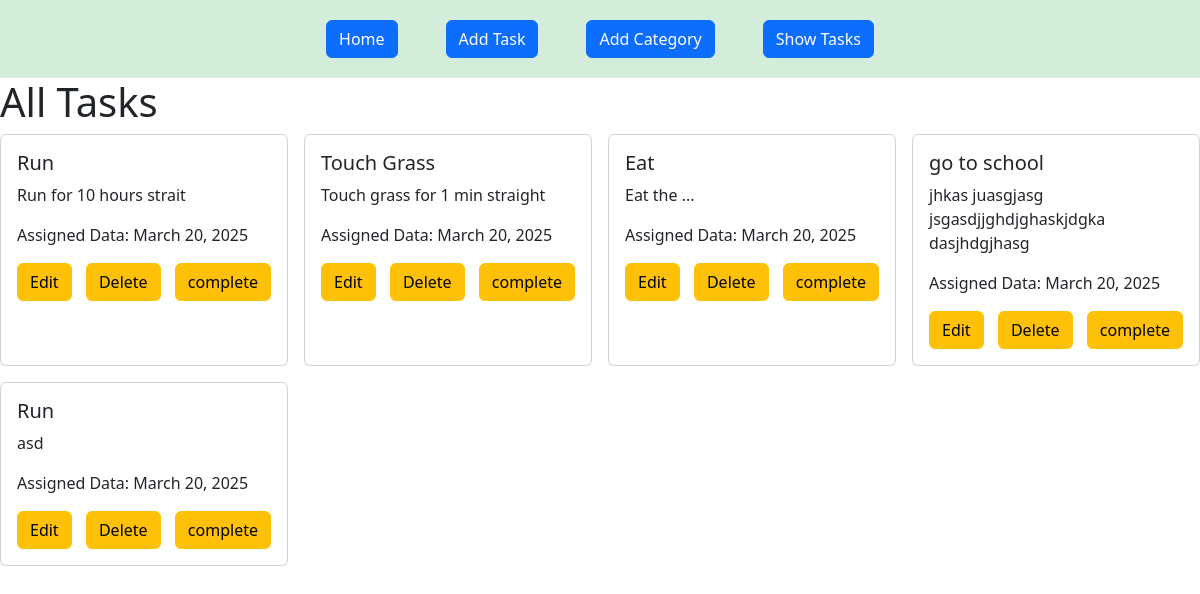
The app's page /, older data.
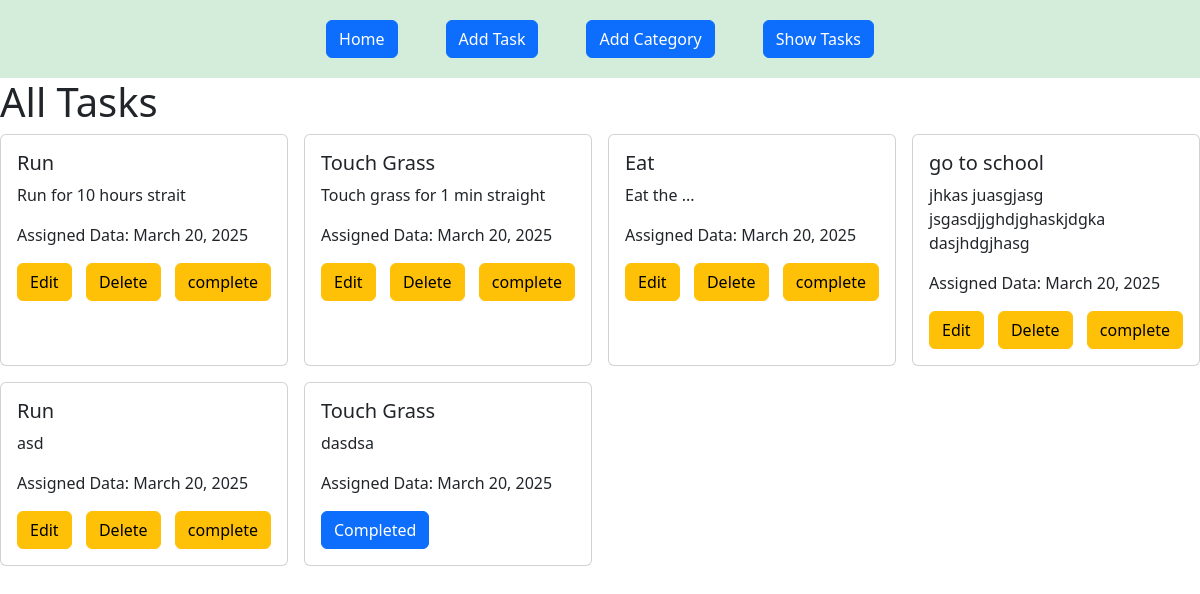
The same page, newer data.
### task/models.py (models this page shows, shortened)
class TaskModel(models.Model):
    taskTitle = models.CharField(max_length=100)
    taskDescription = models.TextField(max_length=100)
    is_Completed = models.BooleanField(default=False)
    taskAssignDate = models.DateField()

### Task_Management_System/views.py (the view)
# urls.py: 2. Add a URL to urlpatterns:  path('', views.home, name='home')
def home(request):
    all_tasks = TaskModel.objects.all()
    return render(request,'home.html',{'tasks': all_tasks})

### templates/home.html
{% extends "base.html" %}
{% block main_content %}
    <h1> All Tasks </h1>
    <div class="d-flex flex-wrap gap-3">
        {% for x in tasks %}
            <div class="card" style="width: 18rem;">
                <div class="card-body">
                <h5 class="card-title">{{x.taskTitle}}</h5>
                <p class="card-text">{{x.taskDescription}}</p>
                <p>Assigned Data: {{x.taskAssignDate}}</p>
                {% if  x.is_Completed == False %}
                    <div class="d-flex justify-content-between ">
                        <a href="{% url 'edit_task' x.id %}" class="btn btn-warning">Edit</a>
                        <a href="{% url 'delete_task' x.id %}" class="btn btn-warning">Delete</a>
                        <a href="{% url 'complete_task' x.id %}" class="btn btn-warning">complete</a>
                    </div>
                {% else %}
                    <a href="" class="btn btn-primary">Completed</a>
                {% endif %}
                </div>
            </div>
        {% endfor %}
    </div>
{% endblock  %}

Row changes from the older to the newer data that the page shows:
added TaskModel: taskTitle "Touch Grass", taskDescription "dasdsa", taskAssignDate "March 20, 2025", is_Completed "Completed"
